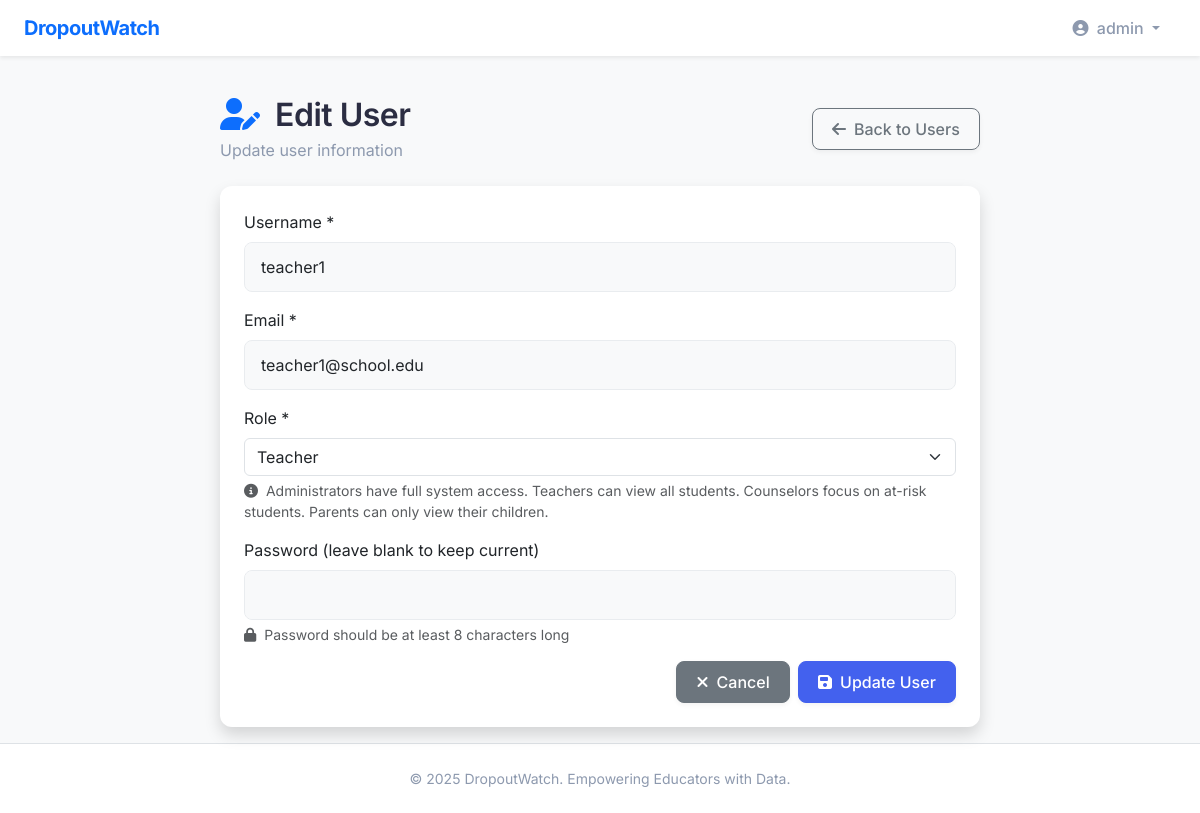
Page /admin/users/edit/2 (signed in) on the committed database.
### app/models.py (models this page shows, shortened)
class User(UserMixin, db.Model):
    __tablename__ = 'users'
    id = db.Column(db.Integer, primary_key=True)
    username = db.Column(db.String(80), unique=True, nullable=False)
    email = db.Column(db.String(120), unique=True, nullable=False)
    password_hash = db.Column(db.String(128), nullable=False)
    role = db.Column(db.String(20), nullable=False)  # teacher, parent, counselor, admin
    created_at = db.Column(db.DateTime, default=datetime.utcnow)
    counseling_notes = db.relationship('CounselingNote', backref='counselor', lazy=True)

### app/admin.py (the view, shortened to what this page needs)
@admin_bp.route('/users/edit/<int:user_id>', methods=['GET', 'POST'])
@login_required
@admin_required
def edit_user(user_id):
    user = User.query.get_or_404(user_id)
    return render_template('admin_user_form.html', user=user)

### app/admin.py (called while the page is built)
def admin_required(f):
    @wraps(f)
    def decorated_function(*args, **kwargs):
        if not current_user.is_authenticated or current_user.role != 'admin':
            flash('You must be an administrator to access this page.', 'danger')
            return redirect(url_for('auth.login'))
        return f(*args, **kwargs)
    return decorated_function

### app/templates/admin_user_form.html (shortened to what this page needs)
{% extends "base.html" %}
{% block content %}
<div class="container-fluid px-4">
    <div class="row">
        <div class="col-md-8 offset-md-2">
            <div class="d-flex justify-content-between align-items-center mb-4">
                <div>
                    <h2 class="mb-1">
                        <i class="fas fa-user-{% if user %}edit{% else %}plus{% endif %} me-2 text-primary"></i>
                        {% if user %}Edit User{% else %}Add New User{% endif %}
                    </h2>
                    <p class="text-muted mb-0">{% if user %}Update user information{% else %}Create a new system user{%
                        endif %}</p>
                </div>
                <a href="{{ url_for('admin.users') }}" class="btn btn-outline-secondary">
                    <i class="fas fa-arrow-left me-2"></i>Back to Users
                </a>
            </div>
            <div class="card shadow">
                <div class="card-body">
                    <form method="POST">
                        <div class="mb-3">
                            <label for="username" class="form-label">Username *</label>
                            <input type="text" class="form-control" id="username" name="username"
                                value="{% if user %}{{ user.username }}{% endif %}" required>
                        </div>
                        <div class="mb-3">
                            <label for="email" class="form-label">Email *</label>
                            <input type="email" class="form-control" id="email" name="email"
                                value="{% if user %}{{ user.email }}{% endif %}" required>
                        </div>
                        <div class="mb-3">
                            <label for="role" class="form-label">Role *</label>
                            <select class="form-select" id="role" name="role" required>
                                <option value="teacher" {% if user and user.role=='teacher' %}selected{% endif %}>
                                    Teacher</option>
                            </select>
                            <div class="form-text">
                                <i class="fas fa-info-circle me-1"></i>
                                Administrators have full system access. Teachers can view all students. Counselors focus
                                on at-risk students. Parents can only view their children.
                            </div>
                        </div>
                        <div class="mb-3">
                            <label for="password" class="form-label">
                                Password {% if not user %}*{% else %}(leave blank to keep current){% endif %}
                            </label>
                            <input type="password" class="form-control" id="password" name="password" >
                            <div class="form-text">
                                <i class="fas fa-lock me-1"></i>
                                Password should be at least 8 characters long
                            </div>
                        </div>
                        <div class="d-grid gap-2 d-md-flex justify-content-md-end">
                            <a href="{{ url_for('admin.users') }}" class="btn btn-secondary">
                                <i class="fas fa-times me-2"></i>Cancel
                            </a>
                            <button type="submit" class="btn btn-primary">
                                <i class="fas fa-save me-2"></i>{% if user %}Update{% else %}Create{% endif %} User
                            </button>
                        </div>
                    </form>
                </div>
            </div>
        </div>
    </div>
</div>
{% endblock %}

### app/templates/base.html (shortened to what this page needs)
<!DOCTYPE html>
<html lang="en">
<head>
    <link href="https://cdn.jsdelivr.net/npm/bootstrap@5.3.0/dist/css/bootstrap.min.css" rel="stylesheet">
    <link rel="stylesheet" href="https://cdnjs.cloudflare.com/ajax/libs/font-awesome/6.4.0/css/all.min.css">
    <link rel="stylesheet" href="{{ url_for('static', filename='css/dashboard.css') }}">
</head>
<body class="bg-light">
    {% if current_user.is_authenticated %}
    <nav class="navbar navbar-expand-lg navbar-light bg-white shadow-sm sticky-top">
        <div class="container-fluid px-4">
            <a class="navbar-brand fw-bold text-primary" href="{{ url_for('main.index') }}">DropoutWatch</a>
            <div class="collapse navbar-collapse" id="navbarNav">
                <ul class="navbar-nav ms-auto">
                    <li class="nav-item dropdown">
                        <a class="nav-link dropdown-toggle" href="#" id="userDropdown" role="button"
                            data-bs-toggle="dropdown" aria-expanded="false">
                            <i class="fas fa-user-circle me-1"></i>
                            <span class="fw-medium">{{ current_user.username }}</span>
                        </a>
                    </li>
                </ul>
            </div>
        </div>
    </nav>
    {% endif %}
    <main class="py-3">
        {% block content %}{% endblock %}
    </main>
    <footer class="bg-white text-center text-muted py-4 mt-auto border-top">
        <div class="container">
            <p class="mb-0 small">&copy; 2025 DropoutWatch. Empowering Educators with Data.</p>
        </div>
    </footer>
</body>
</html>

### app/static/css/dashboard.css (style rules this page uses)
:root { --primary-color: #4361ee; --secondary-color: #3f37c9; --success-color: #4cc9f0; --info-color: #4895ef; --warning-color: #f72585; --danger-color: #e63946; --light-bg: #f8f9fa; --card-bg: #ffffff; --text-primary: #2b2d42; --text-secondary: #8d99ae; --border-radius: 12px; --box-shadow: 0 4px 20px rgba(0, 0, 0, 0.05); --box-shadow-hover: 0 10px 25px rgba(0, 0, 0, 0.08); }
body { background-color: var(--light-bg); font-family: 'Inter', sans-serif; color: var(--text-primary); -webkit-font-smoothing: antialiased; }
h1, h2, h3, h4, h5, h6 { font-weight: 600; color: var(--text-primary); letter-spacing: -0.5px; }
.text-muted { color: var(--text-secondary) !important; }
.card { background-color: var(--card-bg); border: none; border-radius: var(--border-radius); box-shadow: var(--box-shadow); transition: transform 0.2s ease, box-shadow 0.2s ease; overflow: hidden; }
.card-body { padding: 1.5rem; }
.btn { border-radius: 8px; padding: 0.5rem 1.2rem; font-weight: 500; transition: all 0.2s; box-shadow: 0 2px 5px rgba(0, 0, 0, 0.05); }
.btn-primary { background-color: var(--primary-color); border-color: var(--primary-color); }
.navbar { backdrop-filter: blur(10px); background-color: rgba(255, 255, 255, 0.9) !important; }
.navbar-brand { font-weight: 700; letter-spacing: -0.5px; }
.nav-link { font-weight: 500; color: var(--text-secondary) !important; padding: 0.5rem 1rem !important; border-radius: 6px; transition: all 0.2s; }
.form-control { border: 1px solid #e9ecef; padding: 0.75rem 1rem; border-radius: 8px; background-color: #f8f9fa; transition: all 0.2s; }

### rows in the picture
User: username "admin"
User: username "teacher1", email "teacher1@school.edu", role "Teacher"
